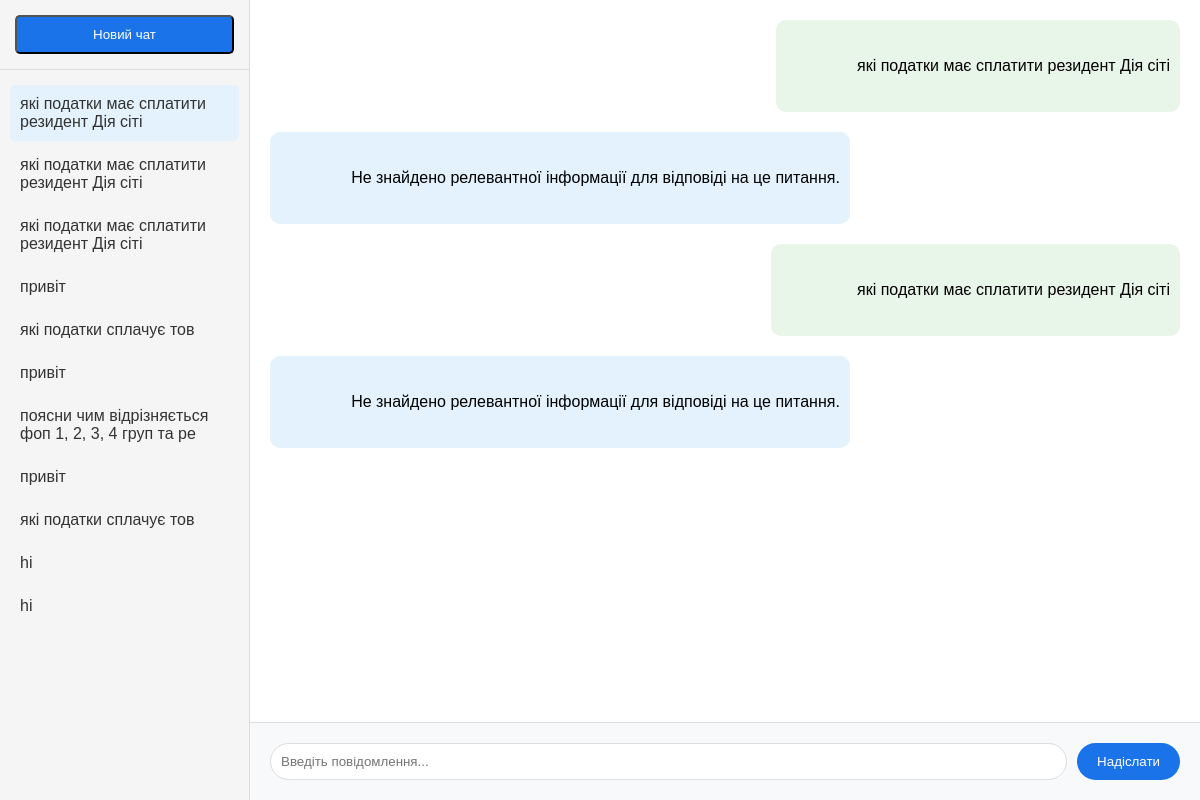
/chat/?chat_id=12 (signed in), run on the app's committed database.
### chat/models.py (models this page shows, shortened)
class Chat(models.Model):
    user = models.ForeignKey(User, on_delete=models.CASCADE)
    title = models.CharField(max_length=200)
    created_at = models.DateTimeField(auto_now_add=True)

class Message(models.Model):
    chat = models.ForeignKey(Chat, on_delete=models.CASCADE)
    content = models.TextField()
    is_assistant = models.BooleanField(default=False)
    timestamp = models.DateTimeField(auto_now_add=True)

### chat/views.py (the view, shortened to what this page needs)
# urls.py: path("chat/", views.chat_view, name="chat"),
@login_required
def chat_view(request):
    chats = Chat.objects.filter(user=request.user).order_by("-created_at")
    current_chat = None
    messages = []
    chat_id = request.GET.get("chat_id")
    if chat_id:
        current_chat = get_object_or_404(Chat, id=chat_id, user=request.user)
        messages = Message.objects.filter(chat=current_chat).order_by("timestamp")
    return render(
        request,
        "chat.html",
        {"chats": chats, "current_chat": current_chat, "messages": messages},
    )

### chat/templates/chat.html (shortened to what this page needs)
{% extends 'base.html' %}
{% block content %}
<div class="chat-container">
    <div class="sidebar" id="sidebar">
        <div class="sidebar-header">
            <button class="new-chat-btn" onclick="window.location.href='/chat/'">Новий чат</button>
        </div>
        <div class="chats-list">
            {% for chat in chats %}
            <div class="chat-item {% if current_chat.id == chat.id %}active{% endif %}">
                <a href="?chat_id={{ chat.id }}">{{ chat.title }}</a>
            </div>
            {% endfor %}
        </div>
    </div>
    <div class="chat-main">
        <div class="messages-container">
            {% for message in messages %}
            <div class="message {% if message.is_assistant %}assistant{% else %}user{% endif %}">
                {{ message.content }}
            </div>
            {% endfor %}
        </div>
        <form method="post" class="message-form">
            <input type="text" name="message" placeholder="Введіть повідомлення..." required>
            <button type="submit">Надіслати</button>
        </form>
    </div>
</div>
{% endblock %}

### chat/static/css/style.css (style rules this page uses)
* { margin: 0; padding: 0; box-sizing: border-box; }
body { margin: 0; padding: 0; font-family: Arial, sans-serif; background-color: #f0f2f5; }
.chat-container { display: flex; height: 100vh; position: relative; }
.sidebar { width: 250px; background-color: #f5f5f5; border-right: 1px solid #ddd; transition: transform 0.3s ease; position: relative; overflow-y: auto; }
.sidebar-header { padding: 15px; border-bottom: 1px solid #ddd; }
.new-chat-btn { display: block; width: 100%; padding: 10px 15px; background-color: #1a73e8; color: white; text-decoration: none; border-radius: 5px; text-align: center; font-weight: 500; transition: background-color 0.2s; }
.chats-list { padding: 10px; }
.chat-item { padding: 10px; margin: 5px 0; border-radius: 5px; cursor: pointer; transition: background-color 0.2s; }
.chat-item.active { background-color: #e3f2fd; }
.chat-item a { color: #333; text-decoration: none; display: block; }
.chat-main { flex: 1; display: flex; flex-direction: column; background-color: #ffffff; }
.messages-container { flex: 1; overflow-y: auto; padding: 10px; display: flex; flex-direction: column; }
.message { max-width: 70%; margin: 10px; padding: 10px; border-radius: 10px; word-wrap: break-word; white-space: pre-wrap; line-height: 1.5; }
.message.assistant { background-color: #e3f2fd; align-self: flex-start; }
.message.user { background-color: #e8f5e9; align-self: flex-end; }
.message-form { padding: 20px; background-color: #f8f9fa; border-top: 1px solid #ddd; display: flex; gap: 10px; }
.message-form input { flex: 1; padding: 10px; border: 1px solid #ddd; border-radius: 20px; outline: none; }
.message-form button { padding: 10px 20px; background-color: #1a73e8; color: white; border: none; border-radius: 20px; cursor: pointer; transition: background-color 0.2s; }

### data on the page
Chat: title "які податки має сплатити резидент Дія сіті"
Chat: title "які податки має сплатити резидент Дія сіті"
Chat: title "які податки має сплатити резидент Дія сіті"
Chat: title "привіт"
Chat: title "які податки сплачує тов"
Chat: title "привіт"
Chat: title "поясни чим відрізняється фоп 1, 2, 3, 4 груп та ре"
Chat: title "привіт"
Chat: title "які податки сплачує тов"
Chat: title "hi"
Chat: title "hi"
Message: content "які податки має сплатити резидент Дія сіті"
Message: content "Не знайдено релевантної інформації для відповіді на це питання."
Message: content "які податки має сплатити резидент Дія сіті"
Message: content "Не знайдено релевантної інформації для відповіді на це питання."
